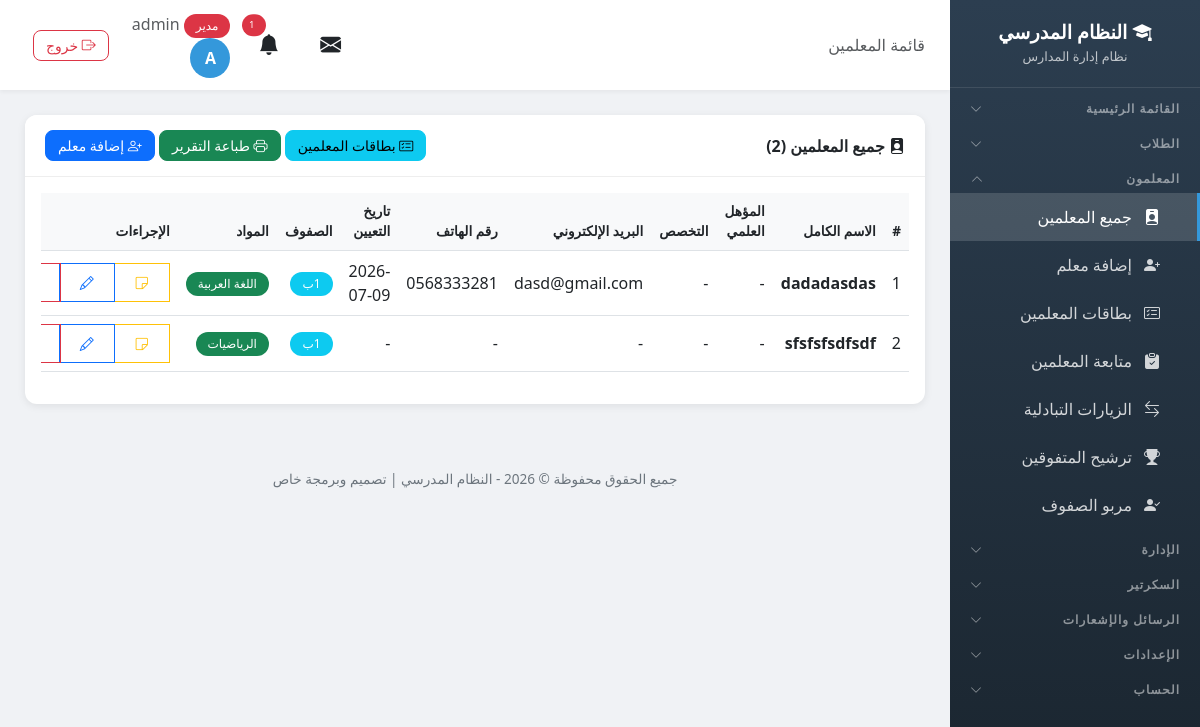
/teachers/ (signed in), run on the app's committed database.
### school/models.py (models this page shows, shortened)
class Profile(models.Model):
    ROLE_CHOICES = [
        ('admin', 'مدير'),
        ('vice_principal', 'نائب مدير'),
        ('secretary', 'سكرتير'),
        ('teacher', 'معلم'),
        ('student', 'طالب'),
    ]
    user = models.OneToOneField(User, on_delete=models.CASCADE, related_name='profile')
    role = models.CharField('الدور', max_length=20, choices=ROLE_CHOICES, default='student')
    phone = models.CharField('رقم الهاتف', max_length=20, blank=True)

class Teacher(models.Model):
    user = models.OneToOneField(User, on_delete=models.CASCADE, related_name='teacher_profile')
    full_name = models.CharField('الاسم الكامل', max_length=200)
    email = models.EmailField('البريد الإلكتروني', blank=True)
    phone = models.CharField('رقم الهاتف', max_length=20, blank=True)
    id_number = models.CharField('رقم الهوية', max_length=50, blank=True, help_text='رقم هوية المعلم الوطني')
    hire_date = models.DateField('تاريخ التعيين', null=True, blank=True)
    birth_date = models.DateField('تاريخ الميلاد', null=True, blank=True)
    qualification = models.CharField('المؤهل العلمي', max_length=200, blank=True, help_text='مثال: بكالوريوس، ماجستير، دكتوراه')
    specialization = models.CharField('التخصص', max_length=200, blank=True, help_text='مثال: رياضيات، فيزياء، لغة عربية')
    classes = models.ManyToManyField(Class, verbose_name='الصفوف', blank=True, related_name='teachers')
    subjects = models.ManyToManyField(Subject, verbose_name='المواد', blank=True, related_name='teachers')
    created_at = models.DateTimeField('تاريخ الإضافة', auto_now_add=True)
    class Meta:
        verbose_name = 'معلم'
        verbose_name_plural = 'المعلمون'

class Class(models.Model):
    name = models.CharField('اسم الصف', max_length=100, unique=True)
    guardian = models.OneToOneField('Teacher', on_delete=models.SET_NULL, null=True, blank=True, related_name='guardian_class', verbose_name='مربي الصف')
    class Meta:
        verbose_name = 'صف'
        verbose_name_plural = 'الصفوف'

class Subject(models.Model):
    name = models.CharField('اسم المادة', max_length=100, unique=True)
    class Meta:
        verbose_name = 'مادة'
        verbose_name_plural = 'المواد'

### school/views.py (the view)
# urls.py: path('teachers/', views.teacher_list, name='teacher_list'),
@login_required
def teacher_list(request):
    if not has_perm(request.user, 'teachers', 'view'):
        messages.error(request, 'ليس لديك صلاحية')
        return redirect('dashboard')
    teachers = Teacher.objects.all().prefetch_related('classes', 'subjects').order_by('full_name')
    return render(request, 'school/teacher_list.html', {'teachers': teachers})

### templates/school/teacher_list.html (shortened to what this page needs)
{% extends 'school/base.html' %}
{% block page_heading %}قائمة المعلمين{% endblock %}
{% block content %}
<div class="card">
    <div class="card-header d-flex justify-content-between align-items-center">
        <span><i class="bi bi-person-badge-fill"></i> جميع المعلمين ({{ teachers.count }})</span>
        <div>
            <a href="{% url 'teacher_cards_report' %}" class="btn btn-info btn-sm"><i class="bi bi-card-checklist"></i> بطاقات المعلمين</a>
            <a href="{% url 'teachers_report' %}" class="btn btn-success btn-sm"><i class="bi bi-printer"></i> طباعة التقرير</a>
            <a href="{% url 'add_teacher' %}" class="btn btn-primary btn-sm"><i class="bi bi-person-plus"></i> إضافة معلم</a>
        </div>
    </div>
    <div class="card-body">
        <div class="table-responsive">
            <table class="table table-hover">
                <thead>
                    <tr>
                        <th>#</th>
                        <th>الاسم الكامل</th>
                        <th>المؤهل العلمي</th>
                        <th>التخصص</th>
                        <th>البريد الإلكتروني</th>
                        <th>رقم الهاتف</th>
                        <th>تاريخ التعيين</th>
                        <th>الصفوف</th>
                        <th>المواد</th>
                        <th>الإجراءات</th>
                    </tr>
                </thead>
                <tbody>
                    {% for teacher in teachers %}
                    <tr>
                        <td>{{ forloop.counter }}</td>
                        <td><strong>{{ teacher.full_name }}</strong></td>
                        <td>{{ teacher.qualification|default:"-" }}</td>
                        <td>{{ teacher.specialization|default:"-" }}</td>
                        <td>{{ teacher.email|default:"-" }}</td>
                        <td>{{ teacher.phone|default:"-" }}</td>
                        <td>{{ teacher.hire_date|date:"Y-m-d"|default:"-" }}</td>
                        <td>
                            {% for c in teacher.classes.all %}
                            <span class="badge bg-info">{{ c.name }}</span>
                            {% empty %}-{% endfor %}
                        </td>
                        <td>
                            {% for s in teacher.subjects.all %}
                            <span class="badge bg-success">{{ s.name }}</span>
                            {% empty %}-{% endfor %}
                        </td>
                        <td>
                            <div class="btn-group btn-group-sm">
                                <a href="{% url 'teacher_notes' teacher.id %}" class="btn btn-outline-warning" title="ملاحظات"><i class="bi bi-sticky"></i></a>
                                <a href="{% url 'edit_teacher' teacher.id %}" class="btn btn-outline-primary" title="تعديل"><i class="bi bi-pencil"></i></a>
                                <a href="{% url 'delete_teacher' teacher.id %}" class="btn btn-outline-danger" title="حذف"></a>
                            </div>
                        </td>
                    </tr>
                    {% endfor %}
                </tbody>
            </table>
        </div>
    </div>
</div>
{% endblock %}

### templates/school/base.html (shortened to what this page needs)
<!DOCTYPE html>
<html lang="ar" dir="rtl">
<head>
    <link href="https://cdn.jsdelivr.net/npm/bootstrap@5.3.0/dist/css/bootstrap.min.css" rel="stylesheet">
    <link href="https://cdn.jsdelivr.net/npm/bootstrap@5.3.0/dist/css/bootstrap.rtl.min.css" rel="stylesheet">
    <link rel="stylesheet" href="https://cdn.jsdelivr.net/npm/bootstrap-icons@1.11.0/font/bootstrap-icons.css">
    <link href="https://cdn.jsdelivr.net/npm/select2@4.1.0-rc.0/dist/css/select2.min.css" rel="stylesheet" />
    <link href="https://cdn.jsdelivr.net/npm/select2-bootstrap-5-theme@1.3.0/dist/select2-bootstrap-5-theme.rtl.min.css" rel="stylesheet" />
    <link rel="stylesheet" href="https://unpkg.com/leaflet@1.9.4/dist/leaflet.css" />
</head>
<body>
    {% if user.is_authenticated %}
    <div class="sidebar" id="sidebar">
        <div class="brand">
            <h4><i class="bi bi-mortarboard-fill"></i> النظام المدرسي</h4>
            <small>نظام إدارة المدارس</small>
        </div>
        {% if user.is_authenticated %}
        <button class="nav-section nav-toggle" type="button" data-target="collapse-main" aria-expanded="false">
            <span>القائمة الرئيسية</span><i class="bi bi-chevron-down"></i>
        </button>
        {% if 'students_view' in user_perms or 'students_add' in user_perms or 'notes_view' in user_perms or 'levels_view' in user_perms %}
        <button class="nav-section nav-toggle" type="button" data-target="collapse-students" aria-expanded="false">
            <span>الطلاب</span><i class="bi bi-chevron-down"></i>
        </button>
        {% endif %}
        {% if 'teachers_view' in user_perms or 'teachers_add' in user_perms or 'nominations_view' in user_perms or 'guardians_view' in user_perms %}
        <button class="nav-section nav-toggle" type="button" data-target="collapse-teachers" aria-expanded="false">
            <span>المعلمون</span><i class="bi bi-chevron-down"></i>
        </button>
        <div class="nav-collapse" id="collapse-teachers">
        {% endif %}
        {% if 'teachers_view' in user_perms %}
        <a href="{% url 'teacher_list' %}" class="nav-link {% if 'teacher' in request.resolver_match.url_name %}active{% endif %}">
            <i class="bi bi-person-badge-fill"></i> جميع المعلمين
        </a>
        {% endif %}
        {% if 'teachers_add' in user_perms %}
        <a href="{% url 'add_teacher' %}" class="nav-link {% if request.resolver_match.url_name == 'add_teacher' %}active{% endif %}">
            <i class="bi bi-person-plus-fill"></i> إضافة معلم
        </a>
        {% endif %}
        {% if 'teachers_view' in user_perms %}
        <a href="{% url 'teacher_cards_report' %}" class="nav-link {% if request.resolver_match.url_name == 'teacher_cards_report' %}active{% endif %}">
            <i class="bi bi-card-checklist"></i> بطاقات المعلمين
        </a>
        {% endif %}
        {% if 'teacher_followup_view' in user_perms %}
        <a href="{% url 'teacher_followups' %}" class="nav-link {% if 'followup' in request.resolver_match.url_name %}active{% endif %}">
            <i class="bi bi-clipboard-check-fill"></i> متابعة المعلمين
        </a>
        {% endif %}
        {% if 'reciprocal_visits_view' in user_perms and user.profile.role != 'teacher' %}
        <a href="{% url 'reciprocal_visit_list' %}" class="nav-link {% if 'reciprocal_visit' in request.resolver_match.url_name %}active{% endif %}">
            <i class="bi bi-arrow-left-right"></i> الزيارات التبادلية
        </a>
        {% endif %}
        {% if 'nominations_view' in user_perms %}
        <a href="{% url 'guardian_students' %}" class="nav-link {% if request.resolver_match.url_name == 'guardian_students' %}active{% endif %}">
            <i class="bi bi-trophy-fill"></i> ترشيح المتفوقين
        </a>
        {% endif %}
        {% if 'guardians_view' in user_perms %}
        <a href="{% url 'guardian_assign' %}" class="nav-link {% if request.resolver_match.url_name == 'guardian_assign' %}active{% endif %}">
            <i class="bi bi-person-check-fill"></i> مربو الصفوف
        </a>
        {% endif %}
        {% if 'teachers_view' in user_perms or 'teachers_add' in user_perms or 'nominations_view' in user_perms or 'guardians_view' in user_perms %}
        </div>
        {% endif %}
        {% if 'classes_view' in user_perms or 'subjects_view' in user_perms or 'announcements_view' in user_perms or 'agenda_view' in user_perms or 'leaves_view' in user_perms or 'lateness_view' in user_perms or 'meetings_view' in user_perms or 'supervisor_visits_view' in user_perms or 'inspection_visits_view' in user_perms or 'visit_program_view' in user_perms or 'absence_view' in user_perms or 'schedule_view' in user_perms or 'certificates_view' in user_perms or 'exams_view' in user_perms or 'survey_view' in user_perms %}
        <button class="nav-section nav-toggle" type="button" data-target="collapse-admin" aria-expanded="false">
            <span>الإدارة</span><i class="bi bi-chevron-down"></i>
        </button>
        {% endif %}
        {% if 'incoming_view' in user_perms or 'outgoing_view' in user_perms %}
        <button class="nav-section nav-toggle" type="button" data-target="collapse-secretary" aria-expanded="false">
            <span>السكرتير</span><i class="bi bi-chevron-down"></i>
        </button>
        {% endif %}
        {% if 'messages_view' in user_perms or 'messages_send' in user_perms %}
        <button class="nav-section nav-toggle" type="button" data-target="collapse-messages" aria-expanded="false">
            <span>الرسائل والإشعارات</span><i class="bi bi-chevron-down"></i>
        </button>
        {% endif %}
        {% if 'settings_accounts' in user_perms or 'settings_whatsapp' in user_perms or 'settings_links' in user_perms or user.profile.role == 'admin' %}
        <button class="nav-section nav-toggle" type="button" data-target="collapse-settings" aria-expanded="false">
            <span>الإعدادات</span><i class="bi bi-chevron-down"></i>
        </button>
        {% endif %}
        <button class="nav-section nav-toggle" type="button" data-target="collapse-account" aria-expanded="false">
            <span>الحساب</span><i class="bi bi-chevron-down"></i>
        </button>
        {% endif %}
    </div>
    <div class="main-content">
        <div class="top-bar">
            <div>
                <span class="d-none d-md-inline text-muted">{% block page_heading %}{% endblock %}</span>
            </div>
            <div class="user-info">
                <div class="dropdown d-inline-block mx-2" id="messageBell">
                    <button class="btn btn-link text-reset position-relative p-1" type="button" data-bs-toggle="dropdown" aria-expanded="false" style="font-size: 1.3rem;">
                        <i class="bi bi-envelope-fill"></i>
                    </button>
                </div>
                <div class="dropdown d-inline-block mx-2" id="notificationBell">
                    <button class="btn btn-link text-reset position-relative p-1" type="button" data-bs-toggle="dropdown" aria-expanded="false" style="font-size: 1.3rem;">
                        <i class="bi bi-bell-fill"></i>
                        {% if unread_notifications_count > 0 %}
                        <span class="position-absolute top-0 start-100 translate-middle badge rounded-pill bg-danger" style="font-size: 0.6rem;">
                            {{ unread_notifications_count }}
                        </span>
                        {% endif %}
                    </button>
                </div>
                <a href="{% url 'my_account' %}" class="text-decoration-none text-reset">
                    <span class="text-muted d-none d-sm-inline">
                        <span class="badge bg-{% if user.profile.role == 'admin' %}danger{% elif user.profile.role == 'teacher' %}success{% else %}info{% endif %}">
                            {{ user.profile.get_role_display }}
                        </span>
                        {{ user.first_name|default:user.username }}
                    </span>
                    <div class="avatar">{{ user.first_name|first|default:user.username|first|upper }}</div>
                </a>
                <a href="{% url 'logout' %}" class="btn btn-sm btn-outline-danger ms-2" title="تسجيل الخروج">
                    <i class="bi bi-box-arrow-right"></i> <span class="d-none d-sm-inline">خروج</span>
                </a>
            </div>
        </div>
        <div class="page-content">
            {% block content %}{% endblock %}
        </div>
        <div class="footer no-print">
            <p>جميع الحقوق محفوظة &copy; {% now "Y" %} - النظام المدرسي | تصميم وبرمجة خاص</p>
        </div>
    </div>
    {% endif %}
</body>
</html>

### data on the page
Teacher: full_name "dadadasdas", qualification "-", specialization "-", email "dasd@gmail.com", phone "0568333281", hire_date "2026-07-09"
Class: name "1ب"
Subject: name "اللغة العربية"
Teacher: full_name "sfsfsfsdfsdf", qualification "-", specialization "-", email "-", phone "-", hire_date "-"
Subject: name "الرياضيات"

### other printed values
{{ unread_notifications_count }} "1"
{{ user.profile.get_role_display }} "مدير"
{{ user.first_name|default:user.username }} "admin"
{{ user.first_name|first|default:user.username|first|upper }} "A"
{{ teachers.count }} "2"
